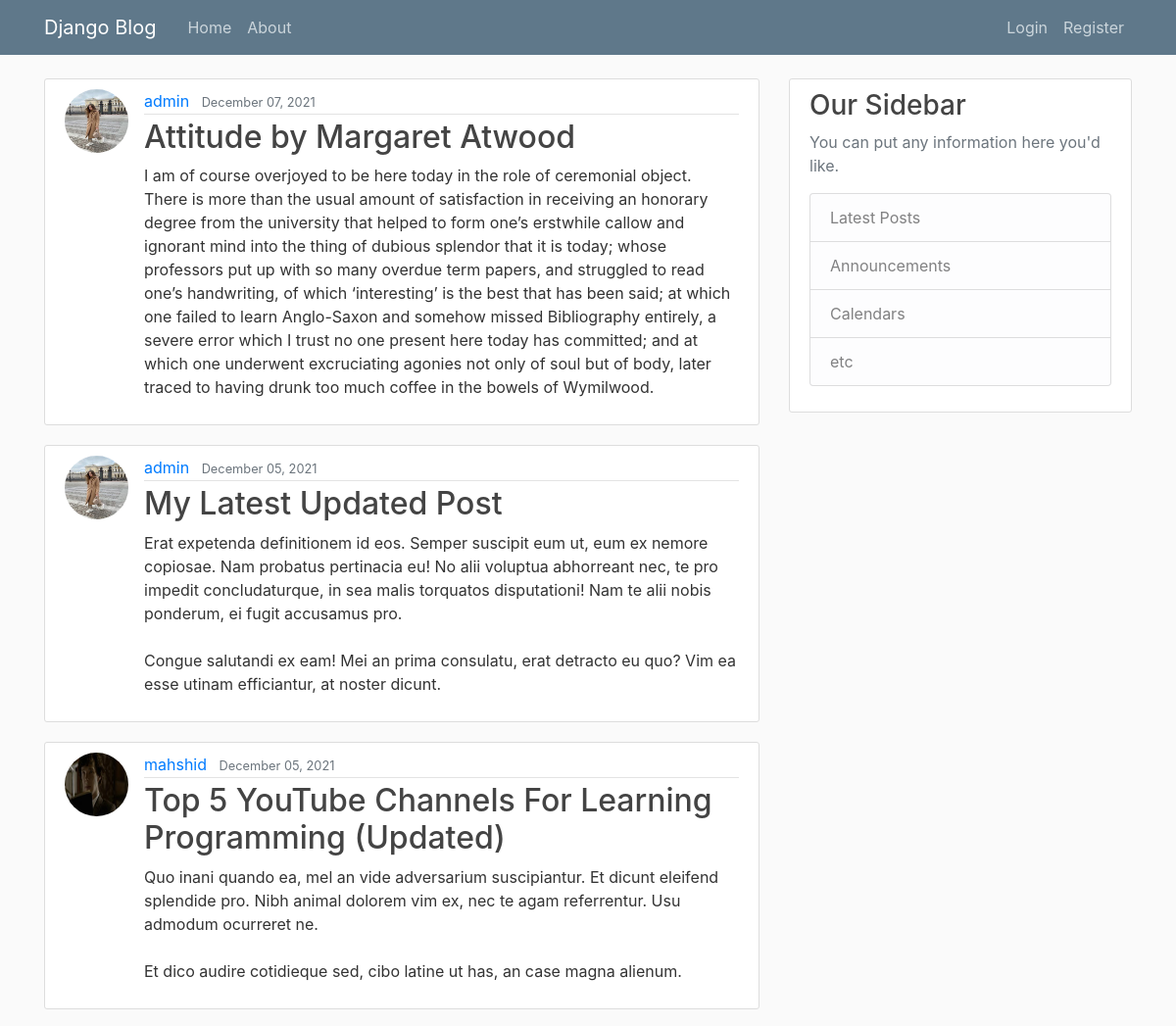
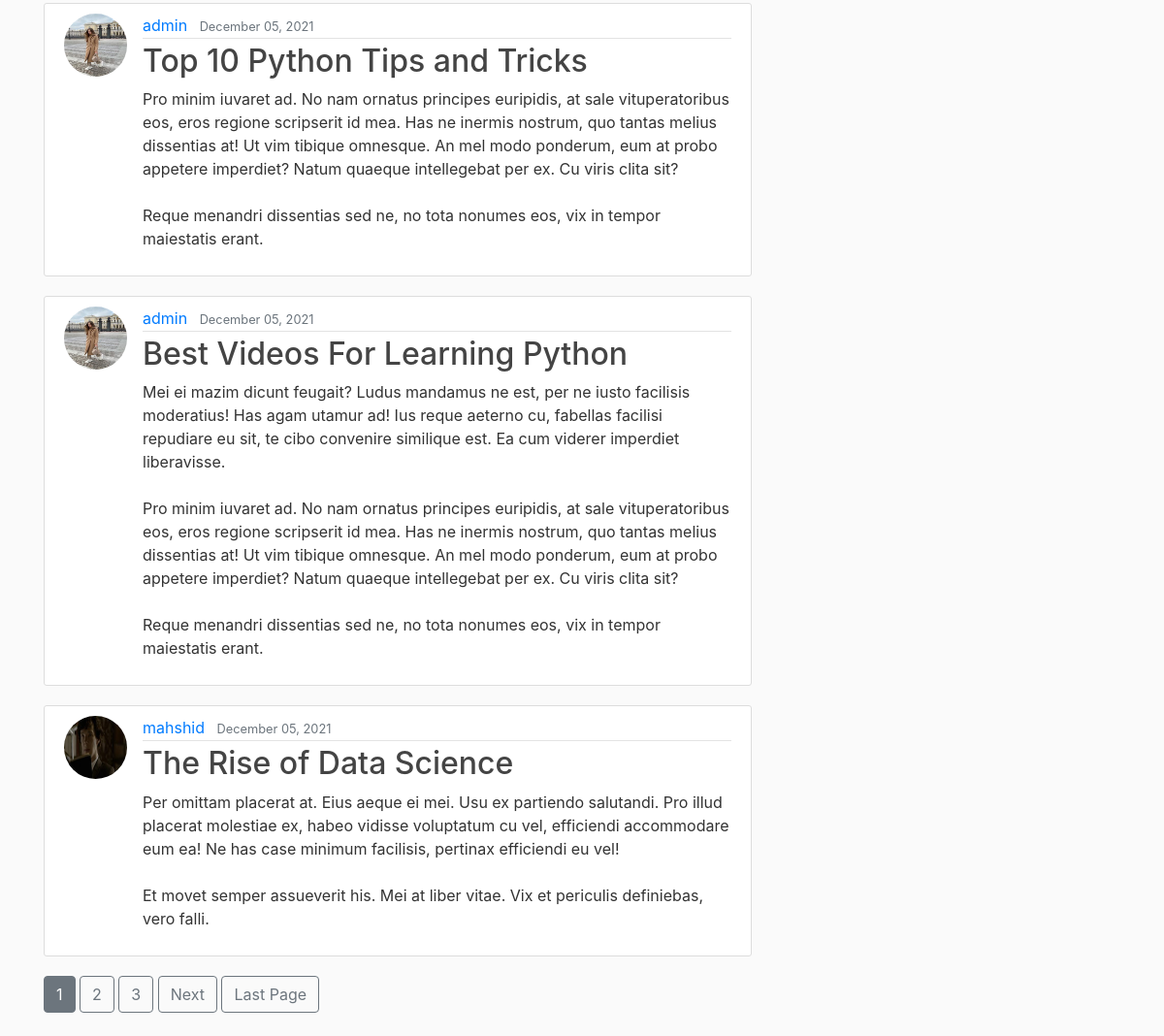
The page / on the database its author committed (2 pictures, top to bottom).
### blog/models.py (models this page shows, shortened)
class Post(models.Model):
    author = models.ForeignKey(User, on_delete=models.CASCADE)  # one to many relationship
    title = models.CharField(max_length=100)
    content = models.TextField()
    date_posted = models.DateTimeField(default=timezone.now)

### users/models.py (models this page shows, shortened)
class Profile(models.Model):
    user = models.OneToOneField(User, on_delete=models.CASCADE)
    bio = models.TextField(max_length=500, null=True, blank=True)
    website = models.URLField(max_length=200, null=True, blank=True)
    GENDER_CHOICES = (
        ('M', 'Male'),
        ('F', 'Female'),
    )
    gender = models.CharField(max_length=1, choices=GENDER_CHOICES, default='M')
    image = models.ImageField(default='default.jpg', upload_to='profile_pics')

### blog/views.py (the view)
# urls.py: path('', PostListView.as_view(), name='home-blog'),
class PostListView(ListView):
    model = Post
    template_name = 'blog/home.html'  # the default is '<app-name>/<model-name>_list.html'
    context_object_name = 'posts'  # the default is 'object_list'
    ordering = ['-date_posted']  # newest to oldest
    paginate_by = 6

### blog/templates/blog/home.html (shortened to what this page needs)
{% extends 'blog/base.html' %}
{% block content %}
    {% for post in posts %}
        <article class="media content-section">
            <img class="rounded-circle article-img" src="{{ post.author.profile.image.url }}">
            <div class="media-body">
                <div class="article-metadata">
                    <a class="mr-2" href="{% url 'user-posts' post.author.username %}">{{ post.author }}</a>
                    <small class="text-muted">{{ post.date_posted|date:'F d, Y' }}</small>
                </div>
                <h2><a class="article-title" href="{% url 'post-detail' pk=post.id %}">{{ post.title }}</a></h2>
                <p class="article-content">{{ post.content }}</p>
            </div>
        </article>
    {% endfor %}
    {% if is_paginated %}
        {% for num in page_obj.paginator.page_range %}
            {% if num == page_obj.number %}
                <a class="btn btn-secondary mb-4" href="?page={{ num }}">{{ num }}</a>
            {% elif num > page_obj.number|add:'-3' and num < page_obj.number|add:'3' %}
                <a class="btn btn-outline-secondary mb-4" href="?page={{ num }}">{{ num }}</a>
            {% endif %}
        {% endfor %}
        {% if page_obj.has_next %}
            <a class="btn btn-outline-secondary mb-4" href="?page={{ page_obj.next_page_number }}">Next</a>
            <a class="btn btn-outline-secondary mb-4" href="?page={{ page_obj.paginator.num_pages }}">Last Page</a>
        {% endif %}
    {% endif %}
{% endblock %}

### blog/templates/blog/base.html (shortened to what this page needs)
{% load static %}
<!DOCTYPE html>
<html lang="en">
<head>
    <link rel="stylesheet" href="https://maxcdn.bootstrapcdn.com/bootstrap/4.0.0/css/bootstrap.min.css"
>
    <link rel="stylesheet" type="text/css" href="{% static 'blog/main.css' %}">
</head>
<body>
<header class="site-header">
    <nav class="navbar navbar-expand-md navbar-dark bg-steel fixed-top">
        <div class="container">
            <a class="navbar-brand mr-4" href="{% url 'home-blog' %}">Django Blog</a>
            <div class="collapse navbar-collapse" id="navbarToggle">
                <div class="navbar-nav mr-auto">
                    <a class="nav-item nav-link" href="{% url 'home-blog' %}">Home</a>
                    <a class="nav-item nav-link" href="{% url 'about-blog' %}">About</a>
                </div>
                <div class="navbar-nav">
                    {% if request.user.is_authenticated %}
                        <a class="nav-item nav-link" href="{% url 'profile' %}">{{ user.username.title }}</a>
                        <a class="nav-item nav-link" href="{% url 'post-create' %}">New Post</a>
                        <a class="nav-item nav-link" href="{% url 'logout' %}">Logout</a>
                    {% else %}
                        <a class="nav-item nav-link" href="{% url 'login' %}">Login</a>
                        <a class="nav-item nav-link" href="{% url 'register' %}">Register</a>
                    {% endif %}
                </div>
            </div>
        </div>
    </nav>
</header>
<main role="main" class="container">
    <div class="row">
        <div class="col-md-8">
            {% block content %}{% endblock %}
        </div>
        <div class="col-md-4">
            <div class="content-section">
                <h3>Our Sidebar</h3>
                <p class='text-muted'>You can put any information here you'd like.
                <ul class="list-group">
                    <li class="list-group-item list-group-item-light">Latest Posts</li>
                    <li class="list-group-item list-group-item-light">Announcements</li>
                    <li class="list-group-item list-group-item-light">Calendars</li>
                    <li class="list-group-item list-group-item-light">etc</li>
                </ul>
                </p>
            </div>
        </div>
    </div>
</main>
</body>
</html>

### blog/static/blog/main.css (style rules this page uses)
body { background: #fafafa; color: #333333; margin-top: 5rem; }
h1, h2, h3, h4, h5, h6 { color: #444444; }
ul { margin: 0; }
.bg-steel { background-color: #5f788a; }
.site-header .navbar-nav .nav-link { color: #cbd5db; }
.content-section { background: #ffffff; padding: 10px 20px; border: 1px solid #dddddd; border-radius: 3px; margin-bottom: 20px; }
.article-title { color: #444444; }
.article-content { white-space: pre-line; }
.article-img { height: 65px; width: 65px; margin-right: 16px; }
.article-metadata { padding-bottom: 1px; margin-bottom: 4px; border-bottom: 1px solid #e3e3e3 }

### rows shown on the page
Post: author.profile.image (picture), author "admin", date_posted "December 07, 2021", title "Attitude by Margaret Atwood", content "I am of course overjoyed to be here today in the role of ceremonial object. There is more than the usual amount of satisfaction in receiving an honorary degree from the university that helped to form one’s erstwhile callow and ignorant mind into the thing of dubious splendor that it is today; whose professors put up with so many overdue term papers, and struggled to read one’s handwriting, of which ‘interesting’ is the best that has been said; at which one failed to learn Anglo-Saxon and somehow missed Bibliography entirely, a severe error which I trust no one present here today has committed; and at which one underwent excruciating agonies not only of soul but of body, later traced to…"
Post: author.profile.image (picture), author "admin", date_posted "December 05, 2021", title "My Latest Updated Post", content "Erat expetenda definitionem id eos. Semper suscipit eum ut, eum ex nemore copiosae. Nam probatus pertinacia eu! No alii voluptua abhorreant nec, te pro impedit concludaturque, in sea malis torquatos disputationi! Nam te alii nobis ponderum, ei fugit accusamus pro. Congue salutandi ex eam! Mei an prima consulatu, erat detracto eu quo? Vim ea esse utinam efficiantur, at noster dicunt."
Post: author.profile.image (picture), author "mahshid", date_posted "December 05, 2021", title "Top 5 YouTube Channels For Learning Programming (Updated)", content "Quo inani quando ea, mel an vide adversarium suscipiantur. Et dicunt eleifend splendide pro. Nibh animal dolorem vim ex, nec te agam referrentur. Usu admodum ocurreret ne. Et dico audire cotidieque sed, cibo latine ut has, an case magna alienum."
Post: author.profile.image (picture), author "admin", date_posted "December 05, 2021", title "Top 10 Python Tips and Tricks", content "Pro minim iuvaret ad. No nam ornatus principes euripidis, at sale vituperatoribus eos, eros regione scripserit id mea. Has ne inermis nostrum, quo tantas melius dissentias at! Ut vim tibique omnesque. An mel modo ponderum, eum at probo appetere imperdiet? Natum quaeque intellegebat per ex. Cu viris clita sit? Reque menandri dissentias sed ne, no tota nonumes eos, vix in tempor maiestatis erant."
Post: author.profile.image (picture), author "admin", date_posted "December 05, 2021", title "Best Videos For Learning Python", content "Mei ei mazim dicunt feugait? Ludus mandamus ne est, per ne iusto facilisis moderatius! Has agam utamur ad! Ius reque aeterno cu, fabellas facilisi repudiare eu sit, te cibo convenire similique est. Ea cum viderer imperdiet liberavisse. Pro minim iuvaret ad. No nam ornatus principes euripidis, at sale vituperatoribus eos, eros regione scripserit id mea. Has ne inermis nostrum, quo tantas melius dissentias at! Ut vim tibique omnesque. An mel modo ponderum, eum at probo appetere imperdiet? Natum quaeque intellegebat per ex. Cu viris clita sit? Reque menandri dissentias sed ne, no tota nonumes eos, vix in tempor maiestatis erant."
Post: author.profile.image (picture), author "mahshid", date_posted "December 05, 2021", title "The Rise of Data Science", content "Per omittam placerat at. Eius aeque ei mei. Usu ex partiendo salutandi. Pro illud placerat molestiae ex, habeo vidisse voluptatum cu vel, efficiendi accommodare eum ea! Ne has case minimum facilisis, pertinax efficiendi eu vel! Et movet semper assueverit his. Mei at liber vitae. Vix et periculis definiebas, vero falli."

### other values the page prints
{{ num }} "1"
{{ num }} "2" "3"
